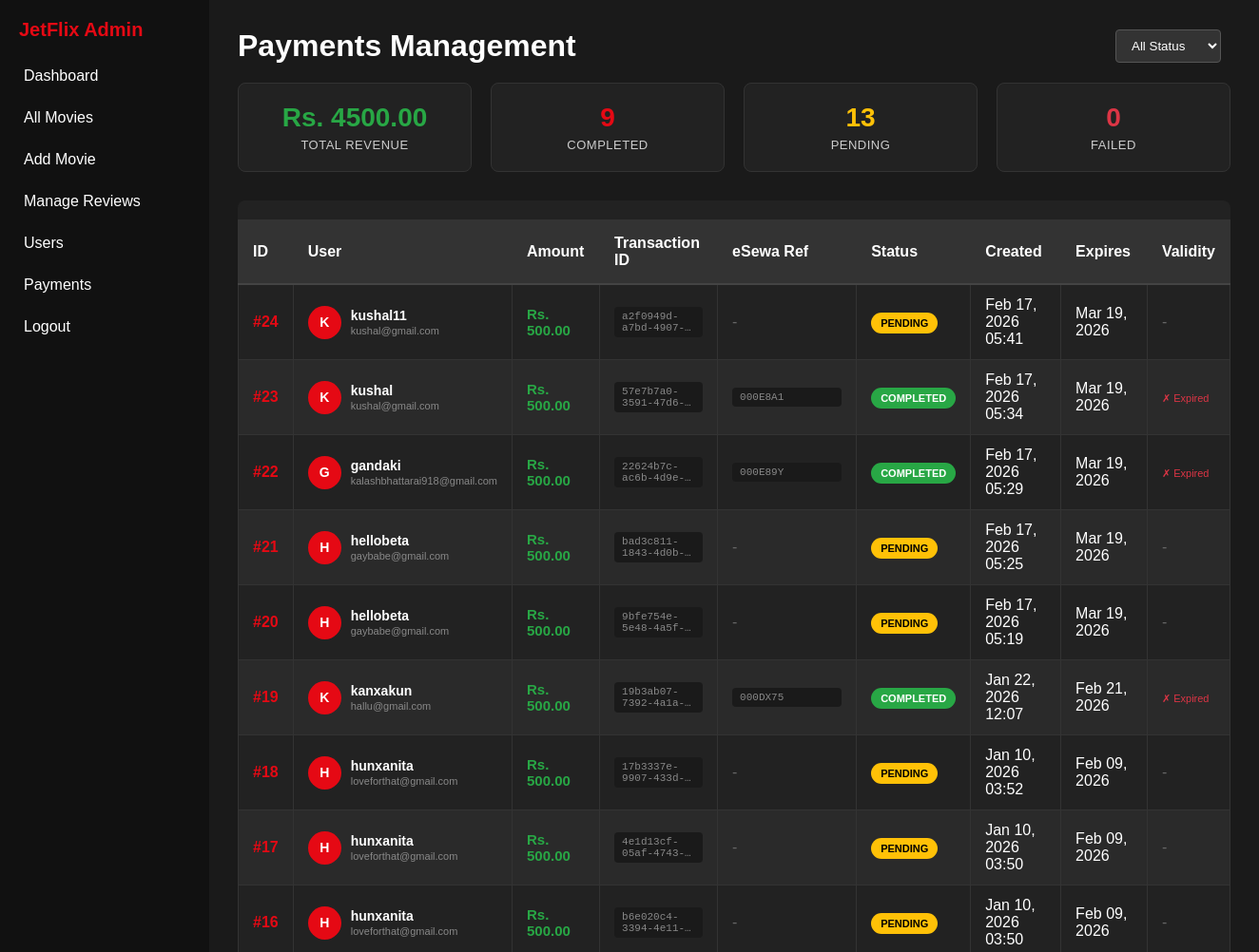
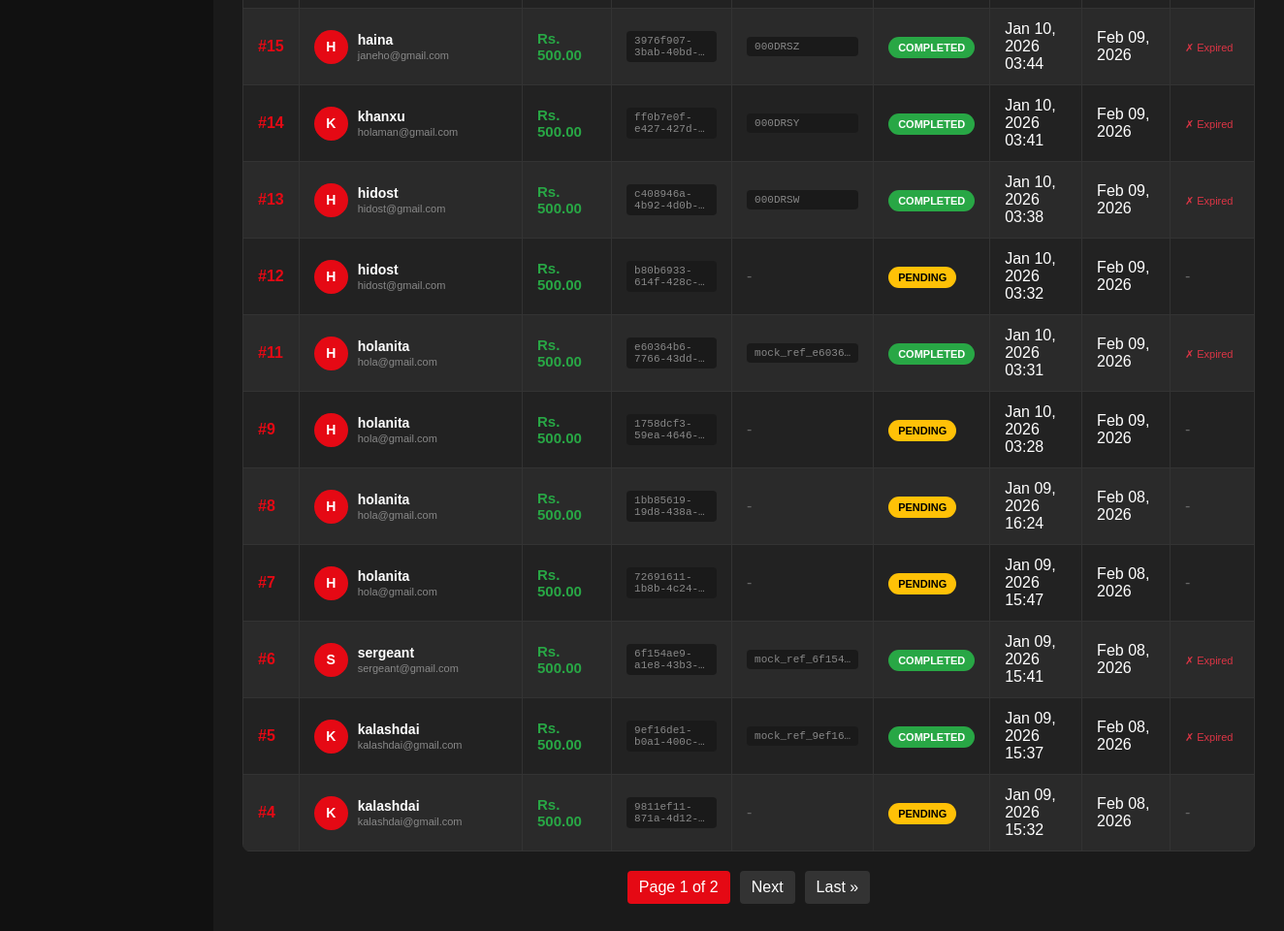
Before: /adminpanel/payments/ (signed in) with the older database file (2 pictures, top to bottom).
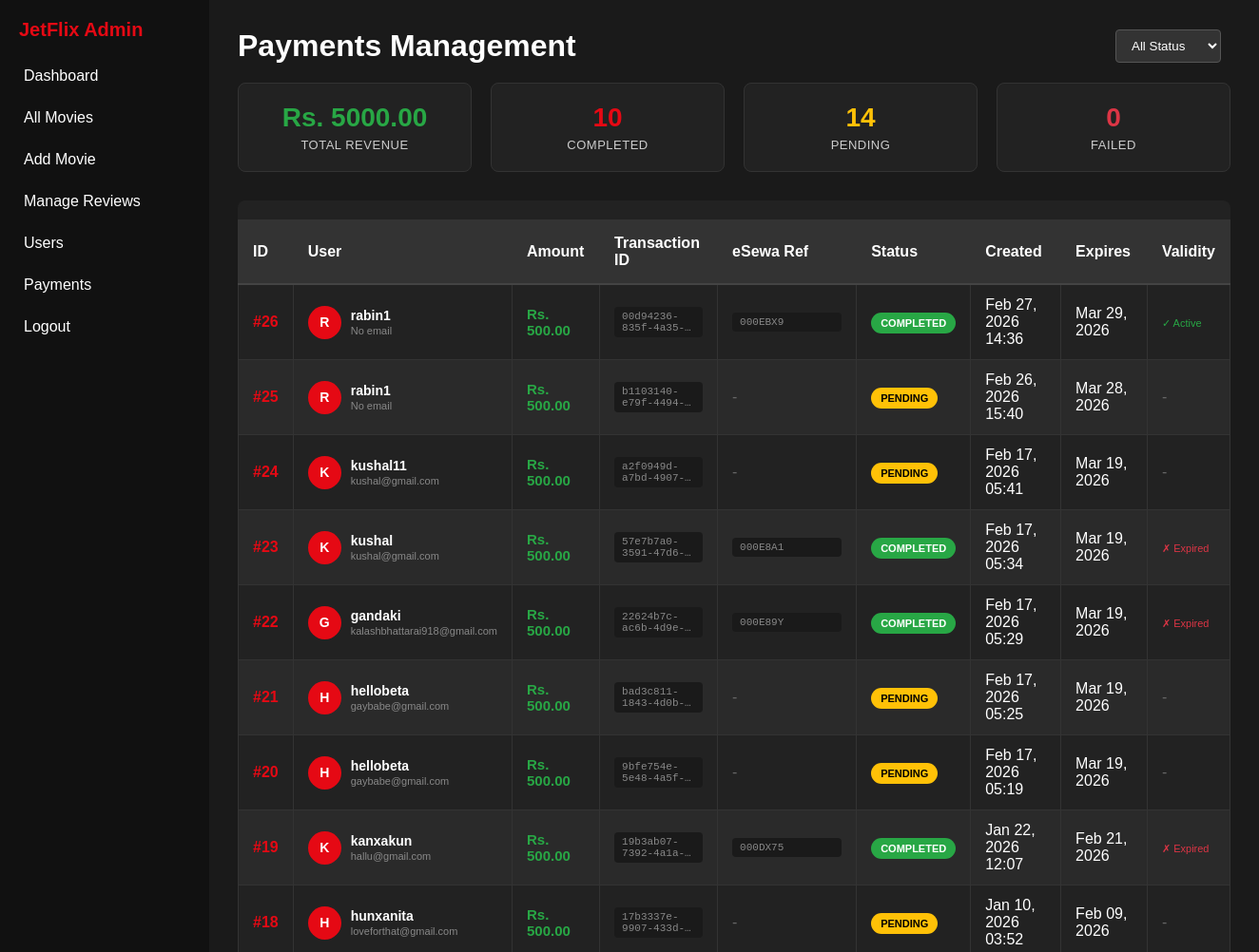
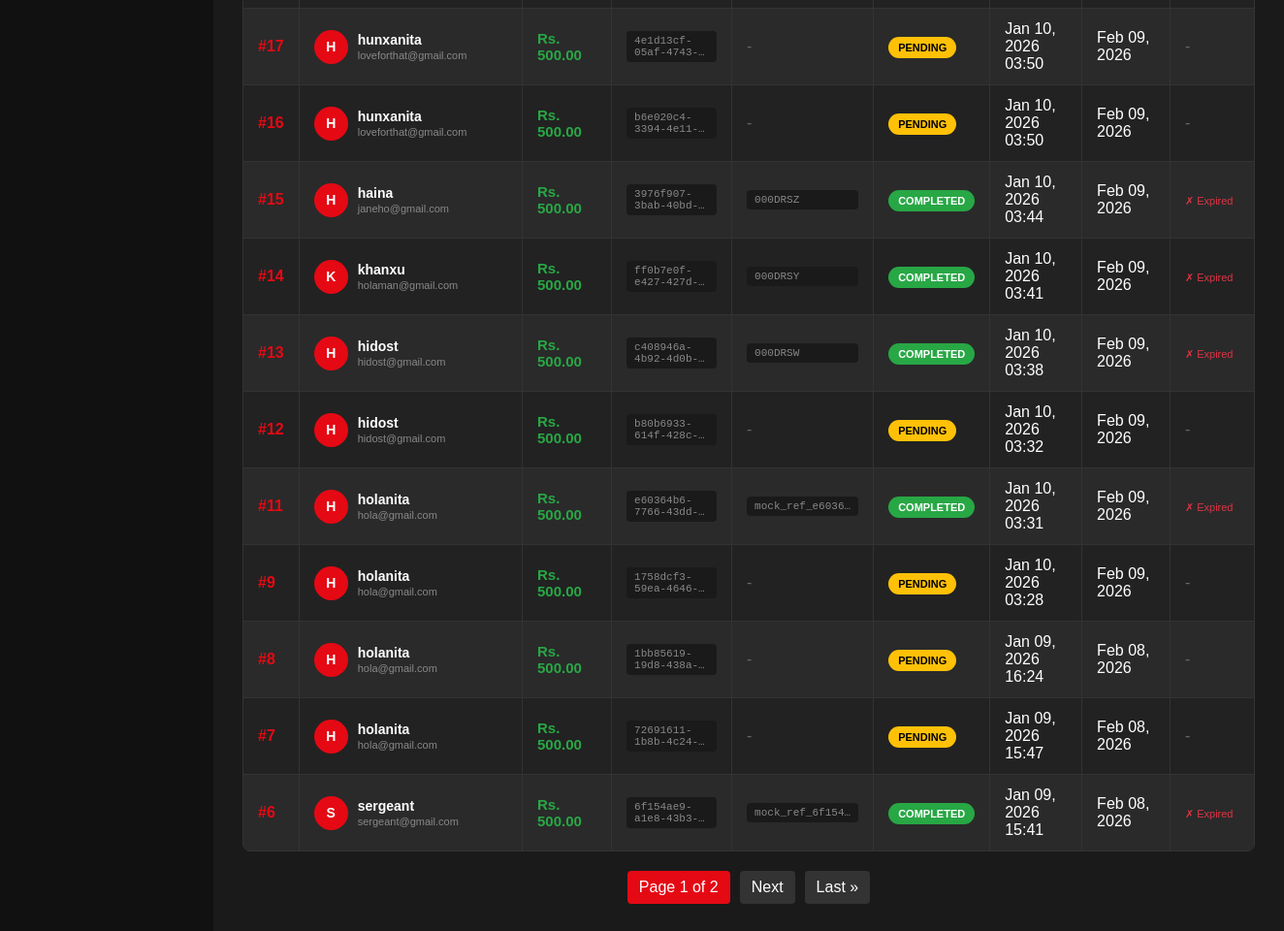
After: the same page with the newer database file (2 pictures, top to bottom).
### home/models.py (models this page shows, shortened)
class Payment(models.Model):
    PAYMENT_STATUS = [
        ('pending', 'Pending'),
        ('completed', 'Completed'),
        ('failed', 'Failed'),
    ]
    id = models.AutoField(primary_key=True)
    user = models.ForeignKey(User, on_delete=models.CASCADE, related_name='payments')
    amount = models.DecimalField(max_digits=10, decimal_places=2, default=500.00)
    transaction_id = models.CharField(max_length=100, unique=True)
    esewa_ref_id = models.CharField(max_length=100, blank=True, null=True)
    status = models.CharField(max_length=20, choices=PAYMENT_STATUS, default='pending')
    created_at = models.DateTimeField(auto_now_add=True)
    expires_at = models.DateTimeField()
    @property
    def is_active(self):
        return self.status == 'completed' and self.expires_at > timezone.now()

### adminpanel/views.py (the view)
# urls.py: path('payments/', views.manage_payments, name='manage_payments'),
@staff_member_required
def manage_payments(request):
    from home.models import Payment
    from django.db.models import Sum, Count, Q
    payments = Payment.objects.select_related('user').order_by('-created_at')
    total_revenue = Payment.objects.filter(status='completed').aggregate(Sum('amount'))['amount__sum'] or 0
    completed_payments = Payment.objects.filter(status='completed').count()
    pending_payments = Payment.objects.filter(status='pending').count()
    failed_payments = Payment.objects.filter(status='failed').count()
    paginator = Paginator(payments, 20)
    page_number = request.GET.get('page')
    page_obj = paginator.get_page(page_number)
    return render(request, 'adminpanel/manage_payments.html', {
        'page_obj': page_obj,
        'payments': page_obj,
        'total_revenue': total_revenue,
        'completed_payments': completed_payments,
        'pending_payments': pending_payments,
        'failed_payments': failed_payments
    })

### home/context_processors.py (called while the page is built)
def all_movies(request):
    if request.user.is_authenticated:
        movies = Movie.objects.filter(is_published=True).select_related('language').prefetch_related('genres').all()
        return {'all_movies': movies}
    return {'all_movies': []}

### adminpanel/templates/adminpanel/manage_payments.html (shortened to what this page needs)
{% extends 'adminpanel/base.html' %}
{% block content %}
<div class="payments-header">
  <h1>Payments Management</h1>
  <div>
    <select class="filter-box" id="statusFilter">
      <option value="">All Status</option>
    </select>
  </div>
</div>
<div class="payments-stats">
  <div class="stat-card revenue">
    <div class="stat-number">Rs. {{ total_revenue|floatformat:2 }}</div>
    <div class="stat-label">Total Revenue</div>
  </div>
  <div class="stat-card">
    <div class="stat-number">{{ completed_payments }}</div>
    <div class="stat-label">Completed</div>
  </div>
  <div class="stat-card pending">
    <div class="stat-number">{{ pending_payments }}</div>
    <div class="stat-label">Pending</div>
  </div>
  <div class="stat-card failed">
    <div class="stat-number">{{ failed_payments }}</div>
    <div class="stat-label">Failed</div>
  </div>
</div>
<div class="payments-table">
  <table>
    <thead>
      <tr>
        <th>ID</th>
        <th>User</th>
        <th>Amount</th>
        <th>Transaction ID</th>
        <th>eSewa Ref</th>
        <th>Status</th>
        <th>Created</th>
        <th>Expires</th>
        <th>Validity</th>
      </tr>
    </thead>
    <tbody id="paymentsTableBody">
      {% for payment in payments %}
      <tr data-status="{{ payment.status }}">
        <td style="font-weight: 600; color: #e50914;">#{{ payment.id }}</td>
        <td>
          <div class="user-info">
            <div class="user-avatar">
              {{ payment.user.username|first|upper }}
            </div>
            <div class="user-details">
              <h4>{{ payment.user.username }}</h4>
              <p>{{ payment.user.email|default:"No email" }}</p>
            </div>
          </div>
        </td>
        <td class="amount-cell">Rs. {{ payment.amount }}</td>
        <td>
          <div class="transaction-id">{{ payment.transaction_id|truncatechars:20 }}</div>
        </td>
        <td>
          {% if payment.esewa_ref_id %}
            <div class="transaction-id">{{ payment.esewa_ref_id|truncatechars:15 }}</div>
          {% else %}
            <span style="color: #666;">-</span>
          {% endif %}
        </td>
        <td>
          <span class="status-badge status-{{ payment.status }}">
            {{ payment.get_status_display }}
          </span>
        </td>
        <td>{{ payment.created_at|date:"M d, Y H:i" }}</td>
        <td>{{ payment.expires_at|date:"M d, Y" }}</td>
        <td>
          {% if payment.is_active %}
            <span class="active-payment">✓ Active</span>
          {% elif payment.status == 'completed' %}
            <span class="expired">✗ Expired</span>
          {% else %}
            <span style="color: #666;">-</span>
          {% endif %}
        </td>
      </tr>
      {% empty %}
      <tr>
        <td colspan="9" style="text-align: center; padding: 40px; color: #888;">
          No payments found.
        </td>
      </tr>
      {% endfor %}
    </tbody>
  </table>
</div>
{% if page_obj.has_other_pages %}
<div class="pagination">
  <span class="current">
    Page {{ page_obj.number }} of {{ page_obj.paginator.num_pages }}
  </span>
  {% if page_obj.has_next %}
    <a href="?page={{ page_obj.next_page_number }}">Next</a>
    <a href="?page={{ page_obj.paginator.num_pages }}">Last &raquo;</a>
  {% endif %}
</div>
{% endif %}
{% endblock %}

Changed rows visible on the page:
no longer on this page (row unchanged): Payment: id "5", user.username|first "K", user.username "kalashdai", user.email "kalashdai@gmail.com", amount "500.00", transaction_id "9ef16de1-b0a1-400c-…", esewa_ref_id "mock_ref_9ef16…", status "COMPLETED", created_at "Jan 09, 2026 15:37", expires_at "Feb 08, 2026", shows "✗ Expired"
no longer on this page (row unchanged): Payment: id "4", user.username|first "K", user.username "kalashdai", user.email "kalashdai@gmail.com", amount "500.00", transaction_id "9811ef11-871a-4d12-…", status "PENDING", created_at "Jan 09, 2026 15:32", expires_at "Feb 08, 2026"
added Payment: id "26", user.username|first "R", user.username "rabin1", user.email "No email", amount "500.00", transaction_id "00d94236-835f-4a35-…", esewa_ref_id "000EBX9", status "COMPLETED", created_at "Feb 27, 2026 14:36", expires_at "Mar 29, 2026", shows "✓ Active"
added Payment: id "25", user.username|first "R", user.username "rabin1", user.email "No email", amount "500.00", transaction_id "b1103140-e79f-4494-…", status "PENDING", created_at "Feb 26, 2026 15:40", expires_at "Mar 28, 2026"
Other visible differences:
{{ total_revenue|floatformat:2 }}: "4500.00" → "5000.00"
{{ completed_payments }}: "9" → "10"
{{ pending_payments }}: "13" → "14"
